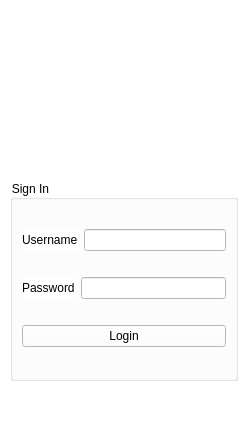
<?xml version="1.0" encoding="UTF-8"?>
<ui version="4.0">
 <class>LoginWindow</class>
 <widget class="QMainWindow" name="LoginWindow">
  <property name="geometry">
   <rect>
    <x>0</x>
    <y>0</y>
    <width>249</width>
    <height>432</height>
   </rect>
  </property>
  <property name="windowTitle">
   <string>MainWindow</string>
  </property>
  <property name="styleSheet">
   <string notr="true">background-color: rgb(255, 255, 255);</string>
  </property>
  <widget class="QWidget" name="centralwidget">
   <widget class="QGroupBox" name="groupBox">
    <property name="geometry">
     <rect>
      <x>10</x>
      <y>180</y>
      <width>228</width>
      <height>201</height>
     </rect>
    </property>
    <property name="layoutDirection">
     <enum>Qt::LayoutDirection::LeftToRight</enum>
    </property>
    <property name="styleSheet">
     <string notr="true">color: rgb(0, 0, 0);</string>
    </property>
    <property name="title">
     <string>Sign In</string>
    </property>
    <layout class="QVBoxLayout" name="verticalLayout">
     <item>
      <layout class="QHBoxLayout" name="horizontalLayout">
       <item>
        <widget class="QLabel" name="label">
         <property name="styleSheet">
          <string notr="true">color: rgb(0, 0, 0);</string>
         </property>
         <property name="text">
          <string>Username</string>
         </property>
        </widget>
       </item>
       <item>
        <widget class="QLineEdit" name="userBtn"/>
       </item>
      </layout>
     </item>
     <item>
      <layout class="QHBoxLayout" name="horizontalLayout_2">
       <item>
        <widget class="QLabel" name="label_2">
         <property name="styleSheet">
          <string notr="true">color: rgb(0, 0, 0);</string>
         </property>
         <property name="text">
          <string>Password</string>
         </property>
        </widget>
       </item>
       <item>
        <widget class="QLineEdit" name="passBtn">
         <property name="echoMode">
          <enum>QLineEdit::EchoMode::Password</enum>
         </property>
        </widget>
       </item>
      </layout>
     </item>
     <item>
      <widget class="QPushButton" name="logBtn">
       <property name="text">
        <string>Login</string>
       </property>
      </widget>
     </item>
    </layout>
   </widget>
   <widget class="QLabel" name="label_pic">
    <property name="geometry">
     <rect>
      <x>40</x>
      <y>10</y>
      <width>191</width>
      <height>161</height>
     </rect>
    </property>
    <property name="text">
     <string/>
    </property>
   </widget>
  </widget>
  <widget class="QMenuBar" name="menubar">
   <property name="geometry">
    <rect>
     <x>0</x>
     <y>0</y>
     <width>249</width>
     <height>25</height>
    </rect>
   </property>
  </widget>
  <widget class="QStatusBar" name="statusbar"/>
 </widget>
 <resources/>
 <connections/>
</ui>
